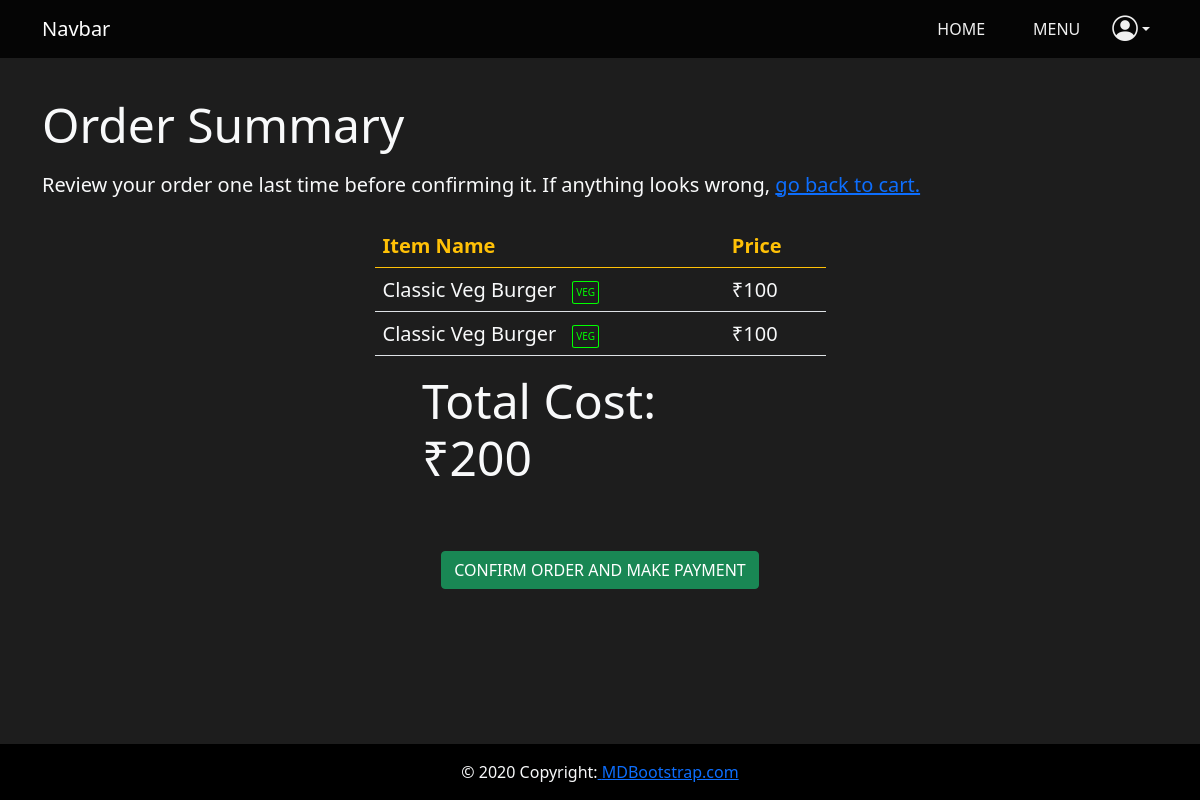
Page /ordersummary/ (signed in) on the committed database.
### baseapp/models.py (models this page shows, shortened)
class Products(models.Model):
    ProductID = models.AutoField(primary_key=True)
    ProductName = models.CharField(max_length=200, null=True, blank=True)
    Stock = models.IntegerField()
    Category = models.CharField(max_length=200, null=True, blank=True)
    Price = models.IntegerField()
    Description = models.CharField(max_length=600, blank=True, null=True)
    Vegetarian = models.BooleanField(default=False)
    Image = models.ImageField(null= True, blank=True)

### baseapp/views.py (the view, shortened to what this page needs)
# urls.py: path('ordersummary/', views.summary, name='ordersummary'),
def summary(request):
    if request.user.is_authenticated:
        currentCustomer = Customer.objects.get(user=request.user)
        queryset = Cart.objects.filter(CustomerID=currentCustomer)
        cartitems = []
        for obj in queryset:
            cartitems.append(obj.ProductID)
        context = {'objects':cartitems}
        totalcost = 0
        for product in cartitems:
            totalcost += product.Price
        context['totalcost'] = totalcost
        return render(request, 'baseapp/summary.html', context)
    return redirect(reverse('login'))

### baseapp/templates/baseapp/summary.html (shortened to what this page needs)
{% load static %}
<html lang="en">
<head>
    <link href="https://cdn.jsdelivr.net/npm/bootstrap@5.0.2/dist/css/bootstrap.min.css" rel="stylesheet">
    <link rel="stylesheet" href="https://cdn.jsdelivr.net/npm/bootstrap-icons@1.5.0/font/bootstrap-icons.css">
</head>
<body>
<div id="page-container">
<div id="content-wrap">
    <nav class="navbar navbar-expand-lg navbar-dark fixed-top">
        <div class="container">
          <a class="navbar-brand" href="{% url 'home' %}">Navbar</a>
          <div class="collapse navbar-collapse justify-content-end" id="navbarNavAltMarkup">
            <div class="navbar-nav">
              <a class="nav-link d-flex align-items-center justify-content-center mx-3" href="{% url 'home' %}">HOME</a>
              <a class="nav-link d-flex align-items-center justify-content-center mx-3" href="{% url 'menu' %}">MENU</a>
              <a class="nav-link dropdown-toggle d-flex justify-content-center align-items-center" href="#" id="navbarDarkDropdownMenuLink" role="button" data-bs-toggle="dropdown" aria-expanded="false">
                <i style="font-size: 1.6em;" class="bi-person-circle"></i>
              </a>
            </div>
          </div>
        </div>
    </nav>
    <br><br>
    <br><br>
    <div class="container">
        <p class="display-5 text-light">Order Summary</p>
        <p class="lead text-light" style="display: inline;">Review your order one last time before confirming it. If anything looks wrong, </p><a class="lead" href="{% url 'cart' %}">go back to cart.</a> <br><br>
        <div class="row justify-content-center">
            <div class="col-8 col-md-5">
                <table class="table text-light">
                    <thead>
                        <tr>
                            <th scope="col" class="text-warning fs-5">Item Name</th>
                            <th scope="col" class="text-warning fs-5">Price</th>
                        </tr>
                    </thead>
                    <tbody>
                        {% for object in objects %}
                        <tr>
                            <td class="lead fs-5">
                                {{ object.ProductName }} &nbsp;
                                {% if object.Vegetarian %}
                                <p class="VegOrNot" style="border:solid 1px rgb(0, 255, 0); color: rgb(0, 255, 0); display: inline;">VEG</p>
                                {% else %}<p class="VegOrNot" style="border:solid 1px red; color: red; display: inline;">NON-VEG</p>{% endif %}
                            </td>
                            <td class="lead fs-5">₹{{ object.Price }}</td>
                        </tr>
                        {% endfor %}
                    </tbody>
                </table>
            </div>
        </div>
        <div class="row justify-content-center">
            <div class="col-4 d-flex justify-content-center">
                <p class="display-5 text-light">Total Cost: ₹{{ totalcost }}</p>
            </div>
        </div>
        <br><br>
        <div class="row justify-content-center">
            <div class="col-4 d-flex justify-content-center">
                <form action="" method="POST">
                    <button type="submit" class="btn btn-success">CONFIRM ORDER AND MAKE PAYMENT</button>
                </form>
            </div>
        </div>
    </div>
</div>
</div>
  <footer id="footer" class="page-footer">
  <div class="footer-copyright text-center text-light py-3">© 2020 Copyright:<a href="https://mdbootstrap.com/"> MDBootstrap.com</a></div>
  </footer>
  </body>
</html>

### baseapp/templates/baseapp/summary.html (style rules this page uses)
footer { background-color: black; bottom: 0; }
nav { position: fixed; background-color: rgba(0, 0, 0, 0.8); }
.nav-link { color: #f0f0f0 !important; }
body { background-color: #1d1d1d !important; }
.VegOrNot { margin-top: 0.5rem; margin-bottom: 0.5rem; position: inherit; border-radius:10%; width: fit-content; font-size: x-small; padding: 1%; }
#page-container { position: relative; min-height: 100vh; }
#content-wrap { padding-bottom: 3rem; }
#footer { position: absolute; bottom: 0; width: 100%; height: 3.5rem; }

### rows in the picture
Products: ProductName "Classic Veg Burger", Vegetarian "VEG", Price "100"

### other values in the picture
{{ totalcost }} "200"
